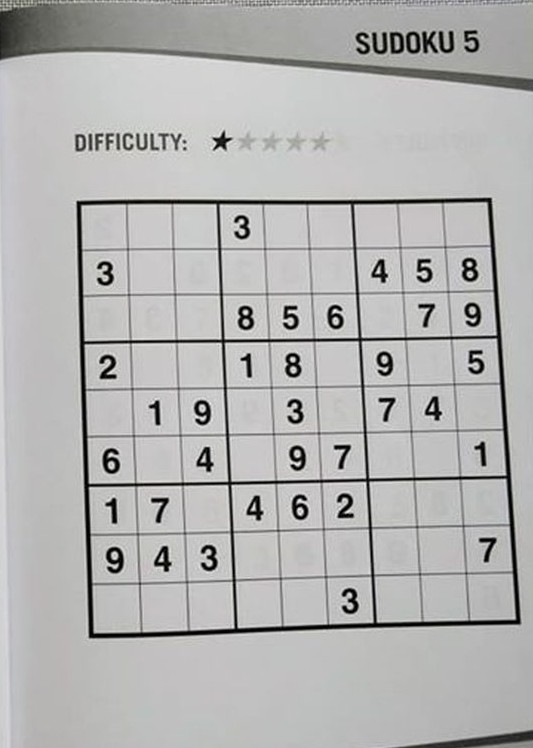
#> input picture images/1.jpg, 533 x 748 px
$ python -i puzzle.py   (imports and definitions only)
#> lines starting #> are read from the running program, lines starting #| are printed output that depends on the picture; after the words box and inside, x2 and y2 are one past the last pixel; in counts of white or black regions, pixels touching at a corner belong together
#> further down, picture is the input picture: shape (748, 533, 3); mean B, G, R 178.3, 179.1, 179.2
# import necessary packages
from imutils.perspective import four_point_transform
from skimage.segmentation import clear_border
import numpy as np
import imutils
import cv2

def find_puzzle(image, debug=False):
    # convert image to grayscale and blur it slightly
#> called with debug = False
    gray = cv2.cvtColor(image, cv2.COLOR_BGR2GRAY)
    blurred = cv2.GaussianBlur(gray, (7, 7), 3)
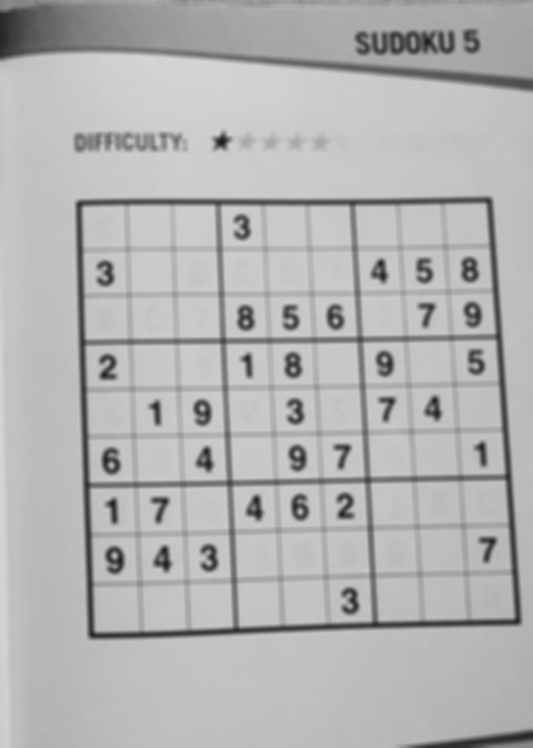
#> blurred: shape (748, 533); min 28, max 214, mean 179.1
    thresh = cv2.adaptiveThreshold(blurred, 255, cv2.ADAPTIVE_THRESH_GAUSSIAN_C, cv2.THRESH_BINARY, 11, 2)
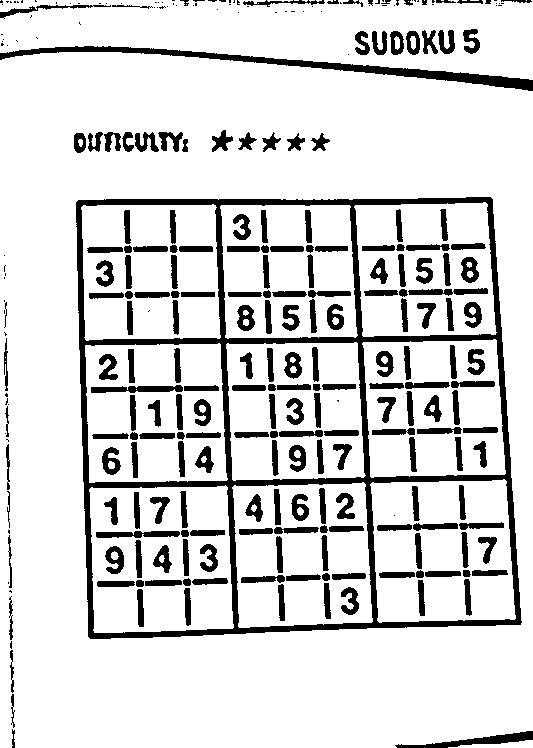
#> thresh: shape (748, 533); 84.7% white; 296 black regions (89 under 20 px), largest, box (x1, y1, x2, y2) and area: (76, 197, 522, 639) 19248, (0, 46, 533, 91) 3599, (395, 731, 533, 748) 816
    thresh = cv2.bitwise_not(thresh)
#> thresh: shape (748, 533); 15.3% white; 296 white regions (89 under 20 px)

    # check to see if we are visualizing each step of the image
    # processing pipeline (thresholding)
    if debug:
        cv2.imshow("Puzzle thresh", thresh)
        cv2.waitKey(0)

    # find contours in the threshold image and sort them by size in descending order
    cnts = cv2.findContours(thresh.copy(), cv2.RETR_EXTERNAL, cv2.CHAIN_APPROX_SIMPLE)
#> cnts = 132 contours, 93 with area under 20; largest, box (x1, y1, x2, y2) and area: (76, 197, 522, 639) 183256, (0, 46, 533, 91) 3058, (395, 731, 533, 748) 674, (406, 31, 420, 55) 248, (390, 31, 404, 55) 243
    cnts = imutils.grab_contours(cnts)
    cnts = sorted(cnts, key=cv2.contourArea, reverse=True)

    # initialize a contour that corresponds to the puzzle outline
    puzzleCnt = None

    for c in cnts:
        # approximate the contour
        peri = cv2.arcLength(c, True)
        approx = cv2.approxPolyDP(c, 0.02 * peri, True)

        # if our approximated contour has four points, then we can
        # assume we have found the outline of the puzzle
        if len(approx) == 4:
            puzzleCnt = approx
            break
#> this loop made 1 pass
#> (peri, puzzleCnt) on pass 1: (1748.8, [[490, 197], [76, 202], [90, 638], [520, 624]])

    if puzzleCnt is None:
        raise Exception("Could not find Sudoku puzzle outline. ")

    #check to see if we are visualizing the outline of the detected Sudoku puzzle
    if debug:
        # draw the contour of the puzzle on the image and then display
        # it to sceen for visualization/debugging purposes
        output = image.copy()
        cv2.drawContours(output, [puzzleCnt], -1, (0, 255, 0), 2)
        cv2.imshow("Puzzle Outline", output)
        cv2.waitKey(0)

    # apply a four point perspective transform to both the original
    # image and grayscale image to obtain a top-down bird's eye view of the puzzle
    puzzle = four_point_transform(image, puzzleCnt.reshape(4, 2))
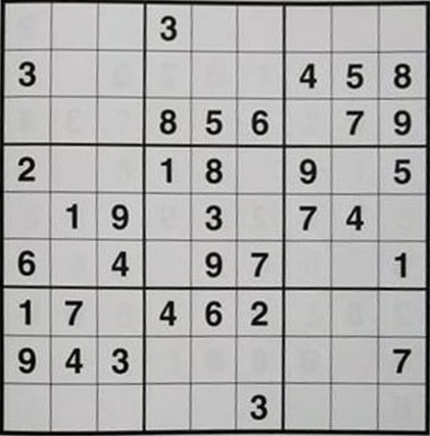
#> puzzle: shape (436, 430, 3); mean B, G, R 173.9, 174.4, 174.9
    warped = four_point_transform(gray, puzzleCnt.reshape(4, 2))

    # check to see if we are visualizing the perspective transform
    if debug:
        cv2.imshow("Puzzle transform", puzzle)
        cv2.waitKey(0)

    # return both RGB and grayscale
    return (puzzle, warped)

def extract_digit(cell, debug=False):
    # apply automatic thresholding to the cell then clear any
    # connected borders that touch the border of the cell
    thresh = cv2.threshold(cell, 0, 255, cv2.THRESH_BINARY_INV | cv2.THRESH_OTSU)[1]
    thresh = clear_border(thresh)

    if debug:
        cv2.imshow("Cell thresh", thresh)
        cv2.waitKey(0)

    # find contours in the thresholded cell
    cnts = cv2.findContours(thresh.copy(), cv2.RETR_EXTERNAL, cv2.CHAIN_APPROX_SIMPLE)
    cnts = imutils.grab_contours(cnts)

    # if no contours were found than this is an empty cell
    if len(cnts) == 0: return None
    # otherwise, find the largest contour in the cell and create a mask for the contour
    c = max(cnts, key=cv2.contourArea)
    mask = np.zeros(thresh.shape, dtype="uint8")
    cv2.drawContours(mask, [c], -1, 255, -1)

    # compute the percentage of masked pixels relative to the total
    # area of the image
    (h, w) = thresh.shape
    percentFilled = cv2.countNonZero(mask) / float(w * h)

    # if less than 3% => noise => ignore the contour
    if percentFilled < 0.03: return None

    # apply the mask to the thresholded cell
    digit = cv2.bitwise_and(thresh, thresh, mask=mask)

    # check to see if we should visualize the masking step
    if debug:
        cv2.imshow("Digit", digit)
        cv2.waitKey(0)

    return digit

>>> import cv2
>>> picture = cv2.imread('../../images/1.jpg')
>>> result = find_puzzle(picture)

$ run again, on images/2.jpg
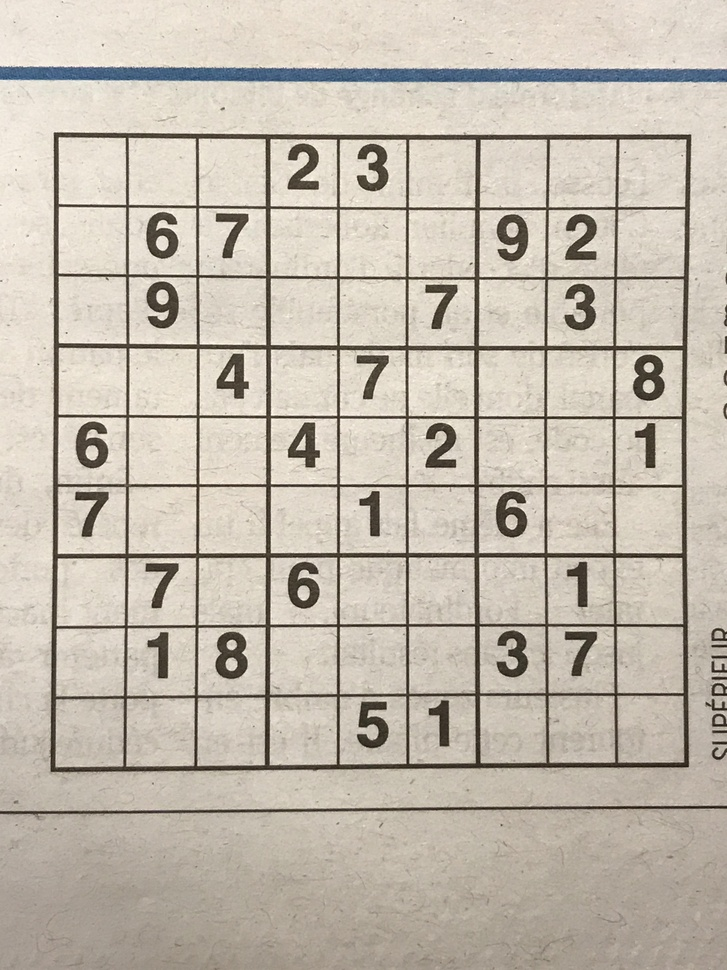
#> input picture images/2.jpg, 727 x 970 px, shrunk from 3024 x 4032 before the run
#> picture is the input picture: shape (970, 727, 3); mean B, G, R 174.4, 186.9, 195.3
#> in find_puzzle, `thresh = cv2.adaptiveThreshold(blurred, 255, cv2.ADAPTIVE_THRESH_GAUSS..`:
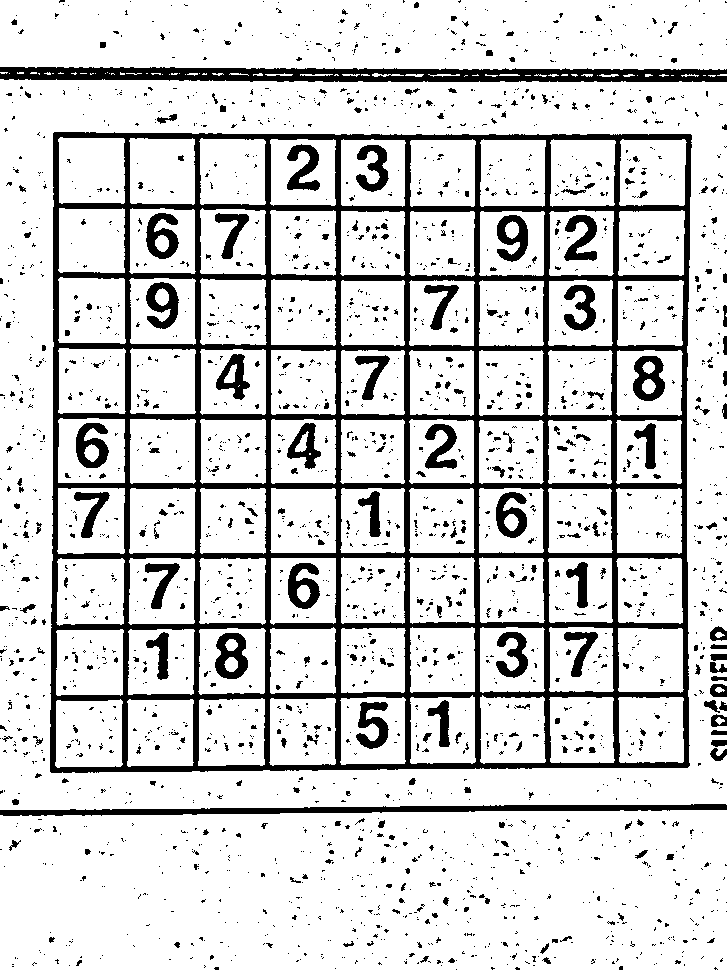
#> thresh: shape (970, 727); 83% white; 2498 black regions (2173 under 20 px), largest, box (x1, y1, x2, y2) and area: (50, 132, 692, 773) 67672, (0, 67, 727, 82) 8317, (0, 804, 727, 816) 4185
#> cnts = 1178 contours, 1131 with area under 20; largest, box (x1, y1, x2, y2) and area: (50, 132, 692, 773) 403276, (0, 67, 727, 82) 8434, (0, 804, 727, 816) 3454, (710, 684, 727, 697) 177, (710, 626, 727, 641) 173
#> the loop in find_puzzle, `for c in cnts:` made 1 pass
#> (peri, puzzleCnt) on pass 1: (2632.4, [[54, 132], [50, 771], [687, 767], [691, 135]])
#> in find_puzzle, `puzzle = four_point_transform(image, puzzleCnt.reshape(4, 2))`:
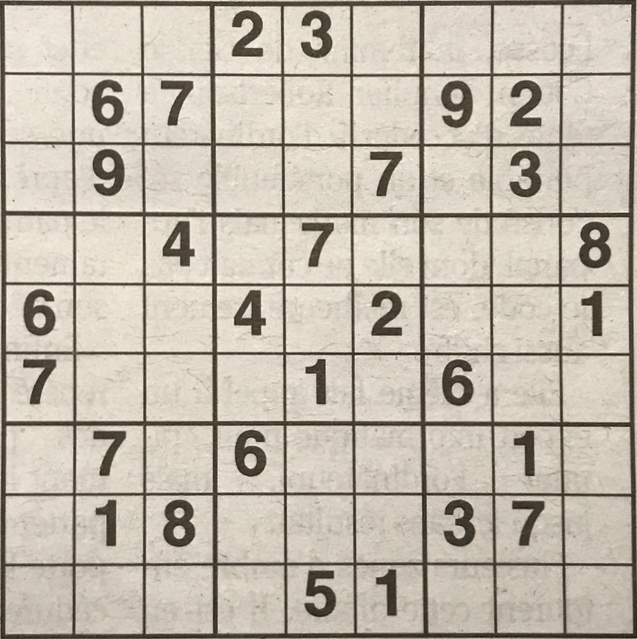
#> puzzle: shape (639, 637, 3); mean B, G, R 172.3, 185.7, 194.2
